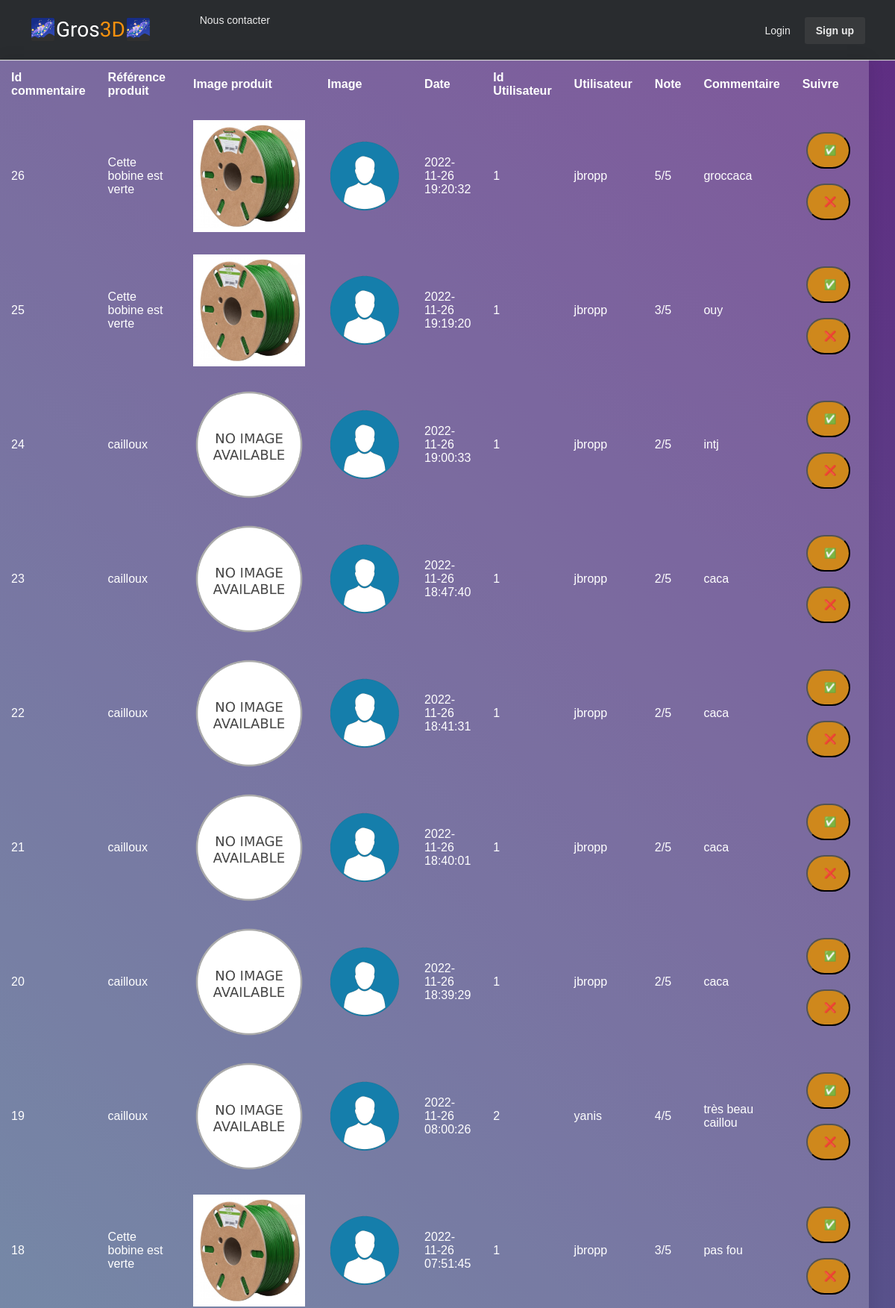
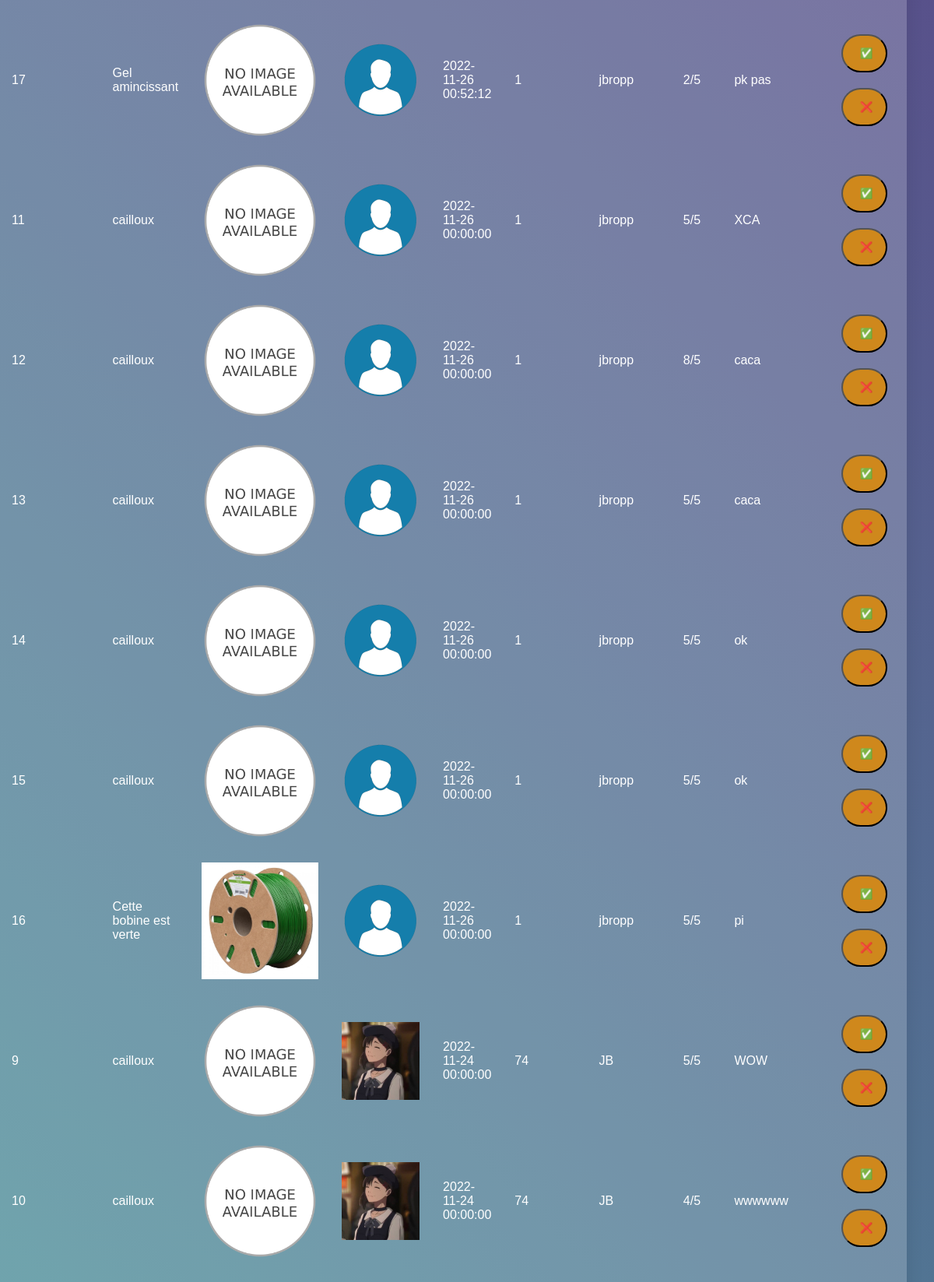
Page /thread.php (upper part) on the committed database (2 pictures, top to bottom).
### tables this page shows
CREATE TABLE Rating (
 
 id INT PRIMARY KEY AUTO_INCREMENT NOT NULL,
 comm varchar(300) NOT NULL,
 rate double,
 dateOfPub datetime NOT NULL DEFAULT current_timestamp(),
 idUser INT NOT NULL,
 idProduct INT NOT NULL,
 FOREIGN KEY (idProduct) REFERENCES Product(id) ON UPDATE CASCADE ON DELETE CASCADE,
 FOREIGN KEY (idUser) REFERENCES Utilisateur(id) ON UPDATE CASCADE ON DELETE CASCADE

);

CREATE TABLE Product (

 id INT PRIMARY KEY AUTO_INCREMENT NOT NULL,
 image varchar(255) NOT NULL,
 name varchar(255) NOT NULL,
 description varchar(1000) NOT NULL,
 price double NOT NULL,
 rating double

);

CREATE TABLE Utilisateur (

 id INT PRIMARY KEY AUTO_INCREMENT NOT NULL,
 email varchar(255) NOT NULL,
 username varchar(255) NOT NULL,
 password  varchar(255) NOT NULL,
 image text DEFAULT NULL

);

### thread.php (the view, shortened to what this page needs)
<?php
if(isset($_SESSION['userName'])) {
	$root = $_SESSION['userName'];
	if ($_SESSION['userName'] == 'User') {
		include("header_op.php");
		include("configCSS_adm.html");
	} else if ($_SESSION['userName'] == 'Root') {
		include("header_op.php");
		include("configCSS_adm.html");
	} else {
		include("header.php");
		include("configCSS.html");
	}
  } else {
	include("header.php");
  }
include("config.php");
?>
<!DOCTYPE html>
<html lang="fr">
<head>
</head>
<body>
<table>
		<tr>
			<th>Id commentaire</th>
            <th>Référence produit</th>
            <th>Image produit</th>
			<th>Image</th>
			<th>Date</th>
            <th>Id Utilisateur</th>
			<th>Utilisateur</th>
			<th>Note</th>
			<th>Commentaire</th>
            <th>Suivre</th>
		</tr>
		<?php
        $sql4 = 'SELECT DISTINCT rating.id as "ratingid", utilisateur.id as "userid",product.image as "refimage", product.name as "nom", rating.dateOfPub as "date",utilisateur.username as "user", utilisateur.image as image, rating.rate as "rate",rating.comm as "comm" FROM utilisateur,rating,product WHERE product.id = rating.idProduct AND utilisateur.id = rating.idUser ORDER BY date DESC';
        $connect2 = $conn->query($sql4);
		while ($row2 = $connect2->fetch_assoc()) {
			$b = $row2['userid'];
			$c = $row2['ratingid'];
			echo '<form id="checkfollow" action="thread.php?idfollowed='.$b.'" method="post" name=thisform'.$c.'>';
			echo (empty($row2['ratingid'])) ? "<td> NA </td>" : "<td>" . $row2['ratingid'] . "</td>";
            echo (empty($row2['nom'])) ? "<td> NA </td>" : "<td>" . $row2['nom'] . "</td>";
            echo (empty($row2['refimage'])) ? '<td> <img src="assets/no_image.png" class="fit-picture" alt="User Image"/> </td>' : '<td> <img src="'.$row2['refimage'].'" class="fit-picture" alt="User Image"/> </td>' ;
            echo (empty($row2['image'])) ? '<td> <img src="assets/no_pp.png" width="100" height="100" alt="User Image"/> </td>' : '<td> <img src="'.$row2['image'].'" width="100" height="100" alt="User Image"/> </td>' ;
	        echo (empty($row2['date'])) ? "<td> NA </td>" : "<td>" . $row2['date'] . "</td>";
            echo (empty($row2['userid'])) ? "<td> NA </td>" : "<td>" . $row2['userid'] . "</td>";
	        echo (empty($row2['user'])) ? "<td> NA </td>" : "<td>" . $row2['user'] . "</td>";
	        echo (empty($row2['rate'])) ? "<td> NA </td>" : "<td>" . $row2['rate'] . "/5 </td>";
	        echo (empty($row2['comm'])) ? "<td> NA </td>" : "<td>" . $row2['comm'] . "</td>";
            echo '<td>';
			echo '<input type="submit" name="✅" id = "✅" value="✅">';
			echo '<input type="submit" name="❌" id = "❌" value="❌">';
			echo '</td>';
	        echo "<tr>";
			echo '</form>';
        }
        ?>
</body>
</html>

### assets/style.css (style rules this page uses)
html, body { height: 100%; box-sizing: border-box; }
body { height: 100%; margin: 0; background: -webkit-linear-gradient(45deg, #49a09d, #5f2c82); background: linear-gradient(45deg, #49a09d, #5f2c82); background-repeat: no-repeat; background-attachment: fixed; font-family: sans-serif; font-weight: 100; font:14px/1.5 Arial, Helvetica, sans-serif; padding:0; margin:0px auto; color: black; }
table { width: 800px; border-collapse: collapse; overflow: hidden; box-shadow: 0 0 20px rgba(0, 0, 0, 0.1); }
th, td { padding: 15px; background-color: rgba(255, 255, 255, 0.2); color: #fff; }
th { text-align: left; }
tbody td { position: relative; }
input { border-radius: 25px; }
.fit-picture { width: 150px; height: 150px; }
input[type=submit] { background-color: #cf881c; width: 80%; padding: 15px 22px; margin: 10px 5px; box-sizing: border-box; border-radius: 25px ; }

### assets/header-login-signup.css (style rules this page uses)
body { margin:0; padding:0; }

### rows in the picture
rating: id "26", idProduct.name "Cette bobine est verte", idProduct.image (picture), dateOfPub "2022-11-26 19:20:32", idUser "1", idUser.username "jbropp", rate "5", comm "groccaca"
rating: id "25", idProduct.name "Cette bobine est verte", idProduct.image (picture), dateOfPub "2022-11-26 19:19:20", idUser "1", idUser.username "jbropp", rate "3", comm "ouy"
rating: id "24", idProduct.name "cailloux", dateOfPub "2022-11-26 19:00:33", idUser "1", idUser.username "jbropp", rate "2", comm "intj"
rating: id "23", idProduct.name "cailloux", dateOfPub "2022-11-26 18:47:40", idUser "1", idUser.username "jbropp", rate "2", comm "caca"
rating: id "22", idProduct.name "cailloux", dateOfPub "2022-11-26 18:41:31", idUser "1", idUser.username "jbropp", rate "2", comm "caca"
rating: id "21", idProduct.name "cailloux", dateOfPub "2022-11-26 18:40:01", idUser "1", idUser.username "jbropp", rate "2", comm "caca"
rating: id "20", idProduct.name "cailloux", dateOfPub "2022-11-26 18:39:29", idUser "1", idUser.username "jbropp", rate "2", comm "caca"
rating: id "19", idProduct.name "cailloux", dateOfPub "2022-11-26 08:00:26", idUser "2", idUser.username "yanis", rate "4", comm "très beau caillou"
rating: id "18", idProduct.name "Cette bobine est verte", idProduct.image (picture), dateOfPub "2022-11-26 07:51:45", idUser "1", idUser.username "jbropp", rate "3", comm "pas fou"
rating: id "17", idProduct.name "Gel amincissant", dateOfPub "2022-11-26 00:52:12", idUser "1", idUser.username "jbropp", rate "2", comm "pk pas"
rating: id "11", idProduct.name "cailloux", dateOfPub "2022-11-26 00:00:00", idUser "1", idUser.username "jbropp", rate "5", comm "XCA"
rating: id "12", idProduct.name "cailloux", dateOfPub "2022-11-26 00:00:00", idUser "1", idUser.username "jbropp", rate "8", comm "caca"
rating: id "13", idProduct.name "cailloux", dateOfPub "2022-11-26 00:00:00", idUser "1", idUser.username "jbropp", rate "5", comm "caca"
rating: id "14", idProduct.name "cailloux", dateOfPub "2022-11-26 00:00:00", idUser "1", idUser.username "jbropp", rate "5", comm "ok"
rating: id "15", idProduct.name "cailloux", dateOfPub "2022-11-26 00:00:00", idUser "1", idUser.username "jbropp", rate "5", comm "ok"
rating: id "16", idProduct.name "Cette bobine est verte", idProduct.image (picture), dateOfPub "2022-11-26 00:00:00", idUser "1", idUser.username "jbropp", rate "5", comm "pi"
rating: id "9", idProduct.name "cailloux", idUser.image (picture), dateOfPub "2022-11-24 00:00:00", idUser "74", idUser.username "JB", rate "5", comm "WOW"
rating: id "10", idProduct.name "cailloux", idUser.image (picture), dateOfPub "2022-11-24 00:00:00", idUser "74", idUser.username "JB", rate "4", comm "wwwwww"
